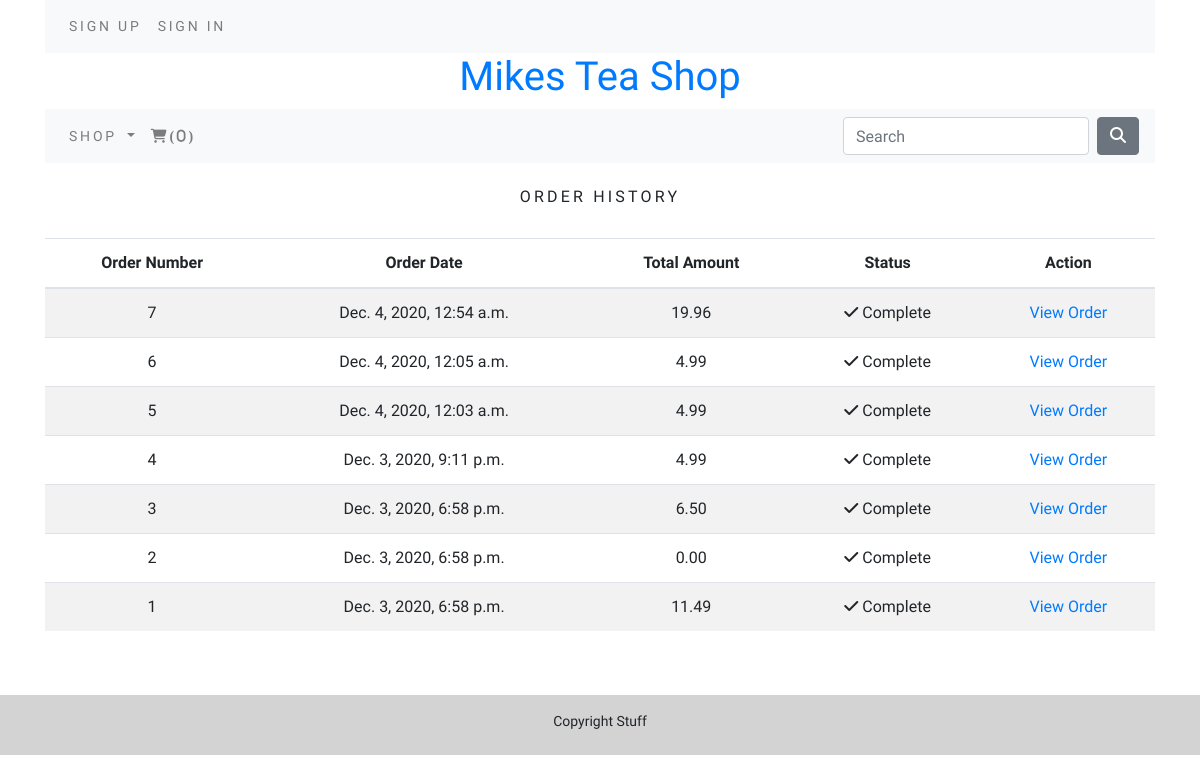
Page /order/history/ (signed in) on the committed database.
### order/models.py (models this page shows, shortened)
class Order(models.Model):
    token = models.CharField(max_length = 250, blank = True)
    total = models.DecimalField(max_digits=10, decimal_places=2, verbose_name='USD Order Total')
    emailAddress = models.EmailField(max_length=250, blank=True, verbose_name='Email Address')
    created = models.DateTimeField(auto_now_add=True)
    billingName = models.CharField(max_length=250, blank = True)
    billingAddress = models.CharField(max_length=250, blank = True)
    status = models.CharField(max_length=250, default="In Progress", editable=True)
    class Meta:
        db_table = 'order'
        ordering = ['-created']

### order/views.py (the view)
# urls.py: path('history/', views.orderHistory, name='order_history'),
@login_required()
def orderHistory(request):
    if request.user.is_authenticated:
        email = str(request.user.email)
        order_details = Order.objects.all()
        print(email)
    return render(request, 'order/orders_list.html',{'order_details': order_details})

### cart/context_processors.py (called while the page is built)
def counter(request):
    item_count = 0
    if 'admin' in request.path:
        return {}
    else:
        try:
            cart = Cart.objects.filter(cart_id=_cart_id(request))
            cart_items = CartItem.objects.all().filter(cart=cart[:1])
            for cart_item in cart_items:
                item_count += cart_item.quantity
        except Cart.DoesNotExist:
            item_count = 0
    return dict(item_count = item_count)

### cart/views.py (called while the page is built)
def _cart_id(request):
    cart = request.session.session_key
    if not cart:
        cart = request.session.create()
    return cart

### shop/context_processor.py (called while the page is built)
def menu_links(request):
    links = Category.objects.all()
    return dict(links=links)

### shop/models.py (called while the page is built)
    def get_url(self):
        return reverse('shop:products_by_category', args=[self.slug])

### order/templates/order/orders_list.html (shortened to what this page needs)
{% extends "base.html" %}
{% load static %}
{% block content %}
    <div>
        <div class="text-center">
         <br>
         <h1 class="text-center my_title">Order History</h1>
         <br>
         {% if order_details %}
         <table class="table table-striped">
             <thead>
                 <tr>
                    <th>Order Number</th>
                    <th>Order Date</th>
                    <th>Total Amount</th>
                    <th>Status</th>
                    <th>Action</th>
                 </tr>
             </thead>
             <tbody>
                {% for order in order_details %}
                <tr>
                    <td>
                        {{order.id}}
                    </td>
                    <td>
                        {{order.created}}
                    </td>
                    <td>
                        {{order.total}}
                    </td>
                    <td>
                        <i class="fas fa-check"></i>&nbsp;Complete
                    </td>
                    <td>
                        <a href = "">View Order</a>
                    </td>
                </tr>
                {% endfor %}
             </tbody>
         </table>
         {% else %}
         <p> You have no orders.<br><br><a href="{% url 'shop:allProdCat' %}" class = "btn btn-secondary"> Shop Now</a></p>
         {% endif %}
        </div>
    </div>
    <br>
    <br>
{% endblock %}

### static/css/custom.css (style rules this page uses)
body { font-family: 'Castoro', serif; }
.my_title { font-size: 16px; text-transform: uppercase; letter-spacing: .2em; }

### rows in the picture
Order: id "7", created "Dec. 4, 2020, 12:54 a.m.", total "19.96"
Order: id "6", created "Dec. 4, 2020, 12:05 a.m.", total "4.99"
Order: id "5", created "Dec. 4, 2020, 12:03 a.m.", total "4.99"
Order: id "4", created "Dec. 3, 2020, 9:11 p.m.", total "4.99"
Order: id "3", created "Dec. 3, 2020, 6:58 p.m.", total "6.50"
Order: id "2", created "Dec. 3, 2020, 6:58 p.m.", total "0.00"
Order: id "1", created "Dec. 3, 2020, 6:58 p.m.", total "11.49"

### other values in the picture
{{ item_count }} "0"
